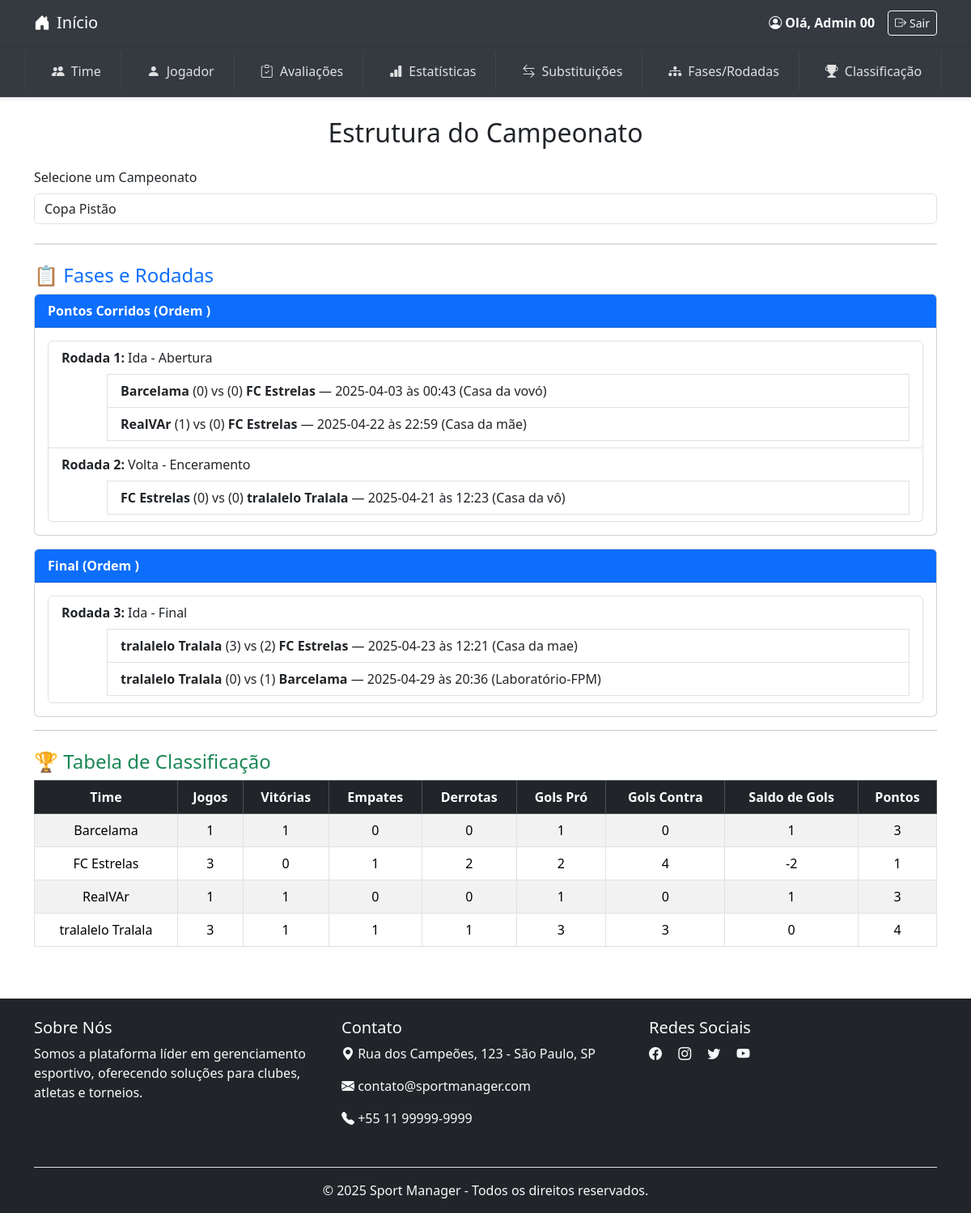
/public/views/campeonatos/visualizar_fases_rodadas.php?campeonato_id=2 (signed in), run on the app's committed database.
### tables this page shows
CREATE TABLE `fases_campeonato` (
  `id` int NOT NULL AUTO_INCREMENT,
  `campeonato_id` int NOT NULL,
  `nome` varchar(50) DEFAULT NULL,
  `ordem` int DEFAULT '1',
  PRIMARY KEY (`id`),
  KEY `campeonato_id` (`campeonato_id`)
);

CREATE TABLE `rodadas` (
  `id` int NOT NULL AUTO_INCREMENT,
  `fase_id` int NOT NULL,
  `numero` int NOT NULL,
  `tipo` enum('Ida','Volta') DEFAULT 'Ida',
  `descricao` varchar(100) DEFAULT NULL,
  `data` date DEFAULT NULL,
  `hora` time DEFAULT NULL,
  PRIMARY KEY (`id`),
  KEY `fase_id` (`fase_id`),
  CONSTRAINT `fk_fase_id` FOREIGN KEY (`fase_id`) REFERENCES `fases_campeonato` (`id`) ON DELETE CASCADE ON UPDATE CASCADE
);

CREATE TABLE `partidas` (
  `id` int NOT NULL AUTO_INCREMENT,
  `fase_id` int DEFAULT NULL,
  `campeonato_id` int NOT NULL,
  `data` date DEFAULT NULL,
  `horario` time DEFAULT NULL,
  `local` varchar(100) DEFAULT NULL,
  `time_casa` int NOT NULL,
  `time_fora` int NOT NULL,
  `placar_casa` int DEFAULT '0',
  `placar_fora` int DEFAULT '0',
  `rodada_id` int DEFAULT NULL,
  `status` enum('nao_iniciada','em_andamento','finalizada') DEFAULT 'nao_iniciada',
  PRIMARY KEY (`id`),
  KEY `campeonato_id` (`campeonato_id`),
  KEY `time_casa` (`time_casa`),
  KEY `time_fora` (`time_fora`),
  KEY `fk_rodada_id` (`rodada_id`),
  KEY `fk_partidas_fase` (`fase_id`),
  CONSTRAINT `fk_partidas_fase` FOREIGN KEY (`fase_id`) REFERENCES `fases_campeonato` (`id`) ON DELETE SET NULL ON UPDATE CASCADE,
  CONSTRAINT `fk_rodada_id` FOREIGN KEY (`rodada_id`) REFERENCES `rodadas` (`id`) ON DELETE CASCADE ON UPDATE CASCADE
);

CREATE TABLE `times` (
  `id` int NOT NULL AUTO_INCREMENT,
  `nome` varchar(100) NOT NULL,
  `escudo` varchar(255) DEFAULT NULL,
  `cidade` varchar(100) DEFAULT NULL,
  `estadio` varchar(100) DEFAULT NULL,
  `admin_id` int DEFAULT NULL,
  `codigo_publico` varchar(10) DEFAULT NULL,
  PRIMARY KEY (`id`),
  UNIQUE KEY `codigo_publico` (`codigo_publico`)
);

### public/views/campeonatos/visualizar_fases_rodadas.php (the view, shortened to what this page needs)
<?php
require_once __DIR__ . '/../../../config/database.php';
include '../cabecalho/header.php';
$tipo = strtolower($_SESSION['usuario_tipo'] ?? '');
switch ($tipo) {
    case 'administrador':
        include '../cabecalho/tabela_administrativa.php';
        break;
};
?>
<!DOCTYPE html>
<html lang="pt-br">
<head>
    <link href="../../../assets/css/bootstrap.min.css" rel="stylesheet">
</head>
<body class="d-flex flex-column min-vh-100">
<div class="container mt-4">
    <h2 class="mb-4 text-center">Estrutura do Campeonato</h2>
    <form method="GET" class="mb-4">
        <label for="campeonato_id" class="form-label">Selecione um Campeonato</label>
        <select name="campeonato_id" class="form-control" onchange="this.form.submit()" required>
            <?php
            $campeonatoSelecionado = $_GET['campeonato_id'] ?? '';
            $query = "SELECT id, nome FROM campeonatos ORDER BY nome ASC";
            $result = $conn->query($query);
            while ($row = $result->fetch_assoc()) {
                $selected = ($row['id'] == $campeonatoSelecionado) ? 'selected' : '';
                echo "<option value='{$row['id']}' $selected>{$row['nome']}</option>";
            }
            ?>
        </select>
    </form>
    <?php if (!empty($campeonatoSelecionado)): ?>
        <hr>
        <h4 class="text-primary mt-4">📋 Fases e Rodadas</h4>
        <?php
        $queryFases = "SELECT id, nome, ordem FROM fases_campeonato WHERE campeonato_id = ? ORDER BY ordem ASC";
        $stmtFase = $conn->prepare($queryFases);
        $stmtFase->bind_param("i", $campeonatoSelecionado);
        $stmtFase->execute();
        $resultFases = $stmtFase->get_result();
        if ($resultFases->num_rows > 0):
            while ($fase = $resultFases->fetch_assoc()):
                $queryRodadas = "SELECT id FROM rodadas WHERE fase_id = ?";
                $stmtRodada = $conn->prepare($queryRodadas);
                $stmtRodada->bind_param("i", $fase['id']);
                $stmtRodada->execute();
                $resRodadas = $stmtRodada->get_result();
                $tem_partida = false;
                while ($rodadaTemp = $resRodadas->fetch_assoc()) {
                    $stmtCheck = $conn->prepare("SELECT COUNT(*) AS total FROM partidas WHERE rodada_id = ?");
                    $stmtCheck->bind_param("i", $rodadaTemp['id']);
                    $stmtCheck->execute();
                    $check = $stmtCheck->get_result()->fetch_assoc();
                    if ($check['total'] > 0) {
                        $tem_partida = true;
                        break;
                    }
                }
                if (!$tem_partida) continue;
        ?>
        <div class="card mb-3">
            <div class="card-header bg-primary text-white">
                <strong><?= htmlspecialchars($fase['nome']) ?> (Ordem <?= $fase['ordem'] ?>)</strong>
            </div>
            <div class="card-body">
                <?php
                $queryRodadas = "SELECT id, numero, tipo, descricao FROM rodadas WHERE fase_id = ? ORDER BY numero ASC";
                $stmtRodada = $conn->prepare($queryRodadas);
                $stmtRodada->bind_param("i", $fase['id']);
                $stmtRodada->execute();
                $resultRodadas = $stmtRodada->get_result();
                if ($resultRodadas->num_rows > 0): ?>
                    <ul class="list-group">
                        <?php while ($rodada = $resultRodadas->fetch_assoc()): ?>
                            <li class="list-group-item">
                                <strong>Rodada <?= $rodada['numero'] ?>:</strong>
                                <?= htmlspecialchars($rodada['tipo']) ?>
                                <?php if (!empty($rodada['descricao'])): ?>
                                    - <?= htmlspecialchars($rodada['descricao']) ?>
                                <?php endif; ?>
                                <?php
                                $partidasQuery = "SELECT
                                                    t1.nome AS time_casa,
                                                    t2.nome AS time_fora,
                                                    p.data,
                                                    p.horario,
                                                    p.local,
                                                    p.placar_casa,
                                                    p.placar_fora
                                                FROM partidas p
                                                JOIN times t1 ON t1.id = p.time_casa
                                                JOIN times t2 ON t2.id = p.time_fora
                                                WHERE p.rodada_id = ?
                                                ORDER BY p.data, p.horario";
                                $stmtPartidas = $conn->prepare($partidasQuery);
                                $stmtPartidas->bind_param("i", $rodada['id']);
                                $stmtPartidas->execute();
                                $resultPartidas = $stmtPartidas->get_result();
                                ?>
                                <?php if ($resultPartidas->num_rows > 0): ?>
                                    <ul class="mt-2 ms-4">
                                        <?php while ($partida = $resultPartidas->fetch_assoc()): ?>
                                            <li class="list-group-item">
                                                <strong><?= htmlspecialchars($partida['time_casa']) ?></strong>
                                                <?= is_numeric($partida['placar_casa']) ? "({$partida['placar_casa']})" : "" ?>
                                                vs
                                                <?= is_numeric($partida['placar_fora']) ? "({$partida['placar_fora']})" : "" ?>
                                                <strong><?= htmlspecialchars($partida['time_fora']) ?></strong>
                                                — <?= $partida['data'] ?> às <?= substr($partida['horario'], 0, 5) ?> (<?= htmlspecialchars($partida['local']) ?>)
                                            </li>
                                        <?php endwhile; ?>
                                    </ul>
                                <?php else: ?>
                                    <div class="text-muted ms-3">Nenhuma partida cadastrada nesta rodada.</div>
                                <?php endif; ?>
                            </li>
                        <?php endwhile; ?>
                    </ul>
                <?php else: ?>
                    <div class="text-muted">Nenhuma rodada cadastrada nesta fase.</div>
                <?php endif; ?>
            </div>
        </div>
        <?php endwhile; else: ?>
            <div class="alert alert-warning">Nenhuma fase cadastrada neste campeonato.</div>
        <?php endif; ?>
        <hr>
        <h4 class="text-success mt-4">🏆 Tabela de Classificação</h4>
        <div class="table-responsive mb-5">
            <table class="table table-striped table-bordered text-center">
                <thead class="table-dark">
                    <tr>
                        <th>Time</th>
                        <th>Jogos</th>
                        <th>Vitórias</th>
                        <th>Empates</th>
                        <th>Derrotas</th>
                        <th>Gols Pró</th>
                        <th>Gols Contra</th>
                        <th>Saldo de Gols</th>
                        <th>Pontos</th>
                    </tr>
                </thead>
                <tbody>
                <?php
                $sqlTimes = "SELECT t.id, t.nome FROM times t
                             JOIN times_campeonatos tc ON tc.time_id = t.id
                             WHERE tc.campeonato_id = $campeonatoSelecionado
                             ORDER BY t.nome ASC";
                $res = $conn->query($sqlTimes);
                while ($time = $res->fetch_assoc()) {
                    $timeId = $time['id'];
                    $partidas = "SELECT * FROM partidas
                                 WHERE campeonato_id = $campeonatoSelecionado
                                 AND (time_casa = $timeId OR time_fora = $timeId)";
                    $resultPartidas = $conn->query($partidas);
                    $jogos = $vitorias = $empates = $derrotas = $gols_pro = $gols_contra = 0;
                    while ($p = $resultPartidas->fetch_assoc()) {
                        $jogos++;
                        $is_casa = $p['time_casa'] == $timeId;
                        $gp = $is_casa ? $p['placar_casa'] : $p['placar_fora'];
                        $gc = $is_casa ? $p['placar_fora'] : $p['placar_casa'];
                        $gols_pro += $gp;
                        $gols_contra += $gc;
                        if ($gp > $gc) $vitorias++;
                        elseif ($gp == $gc) $empates++;
                        else $derrotas++;
                    }
                    $saldo = $gols_pro - $gols_contra;
                    $pontos = $vitorias * 3 + $empates;
                    echo "<tr>
                            <td>{$time['nome']}</td>
                            <td>{$jogos}</td>
                            <td>{$vitorias}</td>
                            <td>{$empates}</td>
                            <td>{$derrotas}</td>
                            <td>{$gols_pro}</td>
                            <td>{$gols_contra}</td>
                            <td>{$saldo}</td>
                            <td>{$pontos}</td>
                          </tr>";
                }
                ?>
                </tbody>
            </table>
        </div>
    <?php endif; ?>
</div>
<div class="mt-auto">
    <?php include '../cabecalho/footer.php'; ?>
</div>
</body>
</html>

### data on the page
fases_campeonato: nome "Pontos Corridos"
rodadas: numero "1", tipo "Ida", descricao "Abertura"
partidas: times.nome "Barcelama", placar_casa "0", placar_fora "0", times.nome "FC Estrelas", data "2025-04-03", horario "00:43", local "Casa da vovó"
partidas: times.nome "RealVAr", placar_casa "1", placar_fora "0", times.nome "FC Estrelas", data "2025-04-22", horario "22:59", local "Casa da mãe"
rodadas: numero "2", tipo "Volta", descricao "Enceramento"
partidas: times.nome "FC Estrelas", placar_casa "0", placar_fora "0", times.nome "tralalelo Tralala", data "2025-04-21", horario "12:23", local "Casa da vô"
fases_campeonato: nome "Final"
rodadas: numero "3", tipo "Ida", descricao "Final"
partidas: times.nome "tralalelo Tralala", placar_casa "3", placar_fora "2", times.nome "FC Estrelas", data "2025-04-23", horario "12:21", local "Casa da mae"
partidas: times.nome "tralalelo Tralala", placar_casa "0", placar_fora "1", times.nome "Barcelama", data "2025-04-29", horario "20:36", local "Laboratório-FPM"
times: nome "Barcelama", jogos "1", vitorias "1", empates "0", derrotas "0", gols_pro "1", gols_contra "0", saldo "1", pontos "3"
times: nome "FC Estrelas", jogos "3", vitorias "0", empates "1", derrotas "2", gols_pro "2", gols_contra "4", saldo "-2", pontos "1"
times: nome "RealVAr", jogos "1", vitorias "1", empates "0", derrotas "0", gols_pro "1", gols_contra "0", saldo "1", pontos "3"
times: nome "tralalelo Tralala", jogos "3", vitorias "1", empates "1", derrotas "1", gols_pro "3", gols_contra "3", saldo "0", pontos "4"

### other printed values
$_SESSION['usuario_nome'] "Admin 00"
form field campeonato_id "Copa Pistão"
